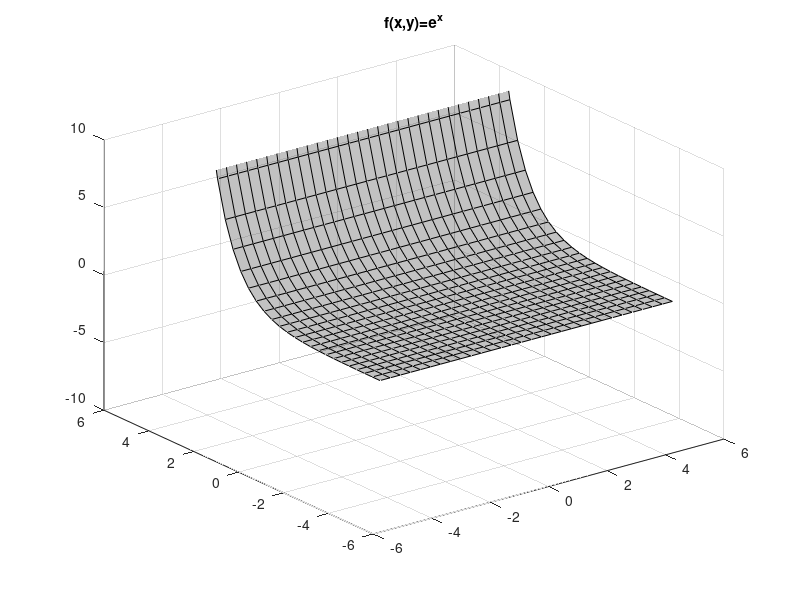

The MATLAB script that drew this image: (Note: this script raises an error after producing the figure.)
clear; close all; clc;

app_point = [5,5];
n_order = 10;

[X,Y] = meshgrid(linspace(-5,5,30), linspace(-5,5,30));
figure('color','w');
surf(X,Y,exp(Y),'facecolor',[50 50 50]/255,'facealpha',0.3)
zlim([-10 10])
title('f(x,y)=e^x')
hold on;
my_color = lines(n_order);
my_width = 2;
for i_order = 1:n_order
    syms X Y;
    my_f = feval(symengine,'mtaylor',exp(Y), ['[X=',num2str(app_point(1)),', Y=',num2str(app_point(2)),']'] ,i_order); 
    h = fsurf(my_f,[app_point(1)-my_width, app_point(1)+my_width, app_point(2)-my_width, app_point(2)+my_width],...
        'facecolor',my_color(i_order,:),'edgecolor','none','facealpha',1);
    plot3(app_point(1), app_point(2), exp(app_point(2)),'r.','markersize',10);
    line([app_point(1) app_point(1)],[-5 5],[-10 -10],'color','r','linestyle','--')
    line([-5 5],[app_point(2) app_point(2)],[-10 -10],'color','r','linestyle','--')
    line([app_point(1) app_point(1)],[app_point(2) app_point(2)],[-10, exp(app_point(2))],'color','r','linestyle','--')
    zlim([-10 10])
    xlabel('x');
    ylabel('y');
    [caz, cel] = view;
    
    pause(0.1);
    if i_order < n_order
        delete(h);
    else
        for i = 1:100
            view(caz + 360 * i / 300, cel)
            drawnow
        end
        
    end
end
